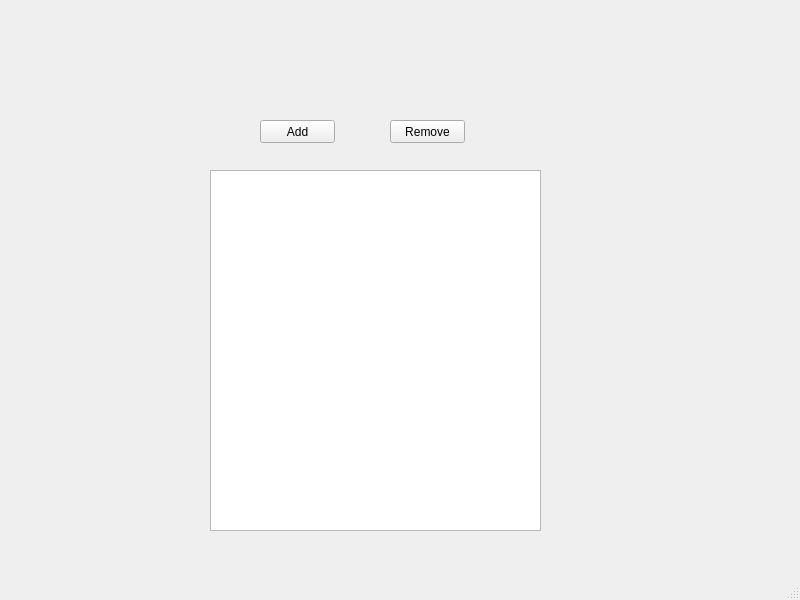
<?xml version="1.0" encoding="UTF-8"?>
<ui version="4.0">
 <class>MainWindow</class>
 <widget class="QMainWindow" name="MainWindow">
  <property name="geometry">
   <rect>
    <x>0</x>
    <y>0</y>
    <width>800</width>
    <height>600</height>
   </rect>
  </property>
  <property name="windowTitle">
   <string>MainWindow</string>
  </property>
  <widget class="QWidget" name="centralwidget">
   <widget class="QListWidget" name="listWidget">
    <property name="geometry">
     <rect>
      <x>210</x>
      <y>170</y>
      <width>331</width>
      <height>361</height>
     </rect>
    </property>
   </widget>
   <widget class="QPushButton" name="addButton">
    <property name="geometry">
     <rect>
      <x>260</x>
      <y>120</y>
      <width>75</width>
      <height>23</height>
     </rect>
    </property>
    <property name="text">
     <string>Add</string>
    </property>
   </widget>
   <widget class="QPushButton" name="removeButton">
    <property name="geometry">
     <rect>
      <x>390</x>
      <y>120</y>
      <width>75</width>
      <height>23</height>
     </rect>
    </property>
    <property name="text">
     <string>Remove</string>
    </property>
   </widget>
  </widget>
  <widget class="QMenuBar" name="menubar">
   <property name="geometry">
    <rect>
     <x>0</x>
     <y>0</y>
     <width>800</width>
     <height>23</height>
    </rect>
   </property>
  </widget>
  <widget class="QStatusBar" name="statusbar"/>
 </widget>
 <resources/>
 <connections/>
</ui>
